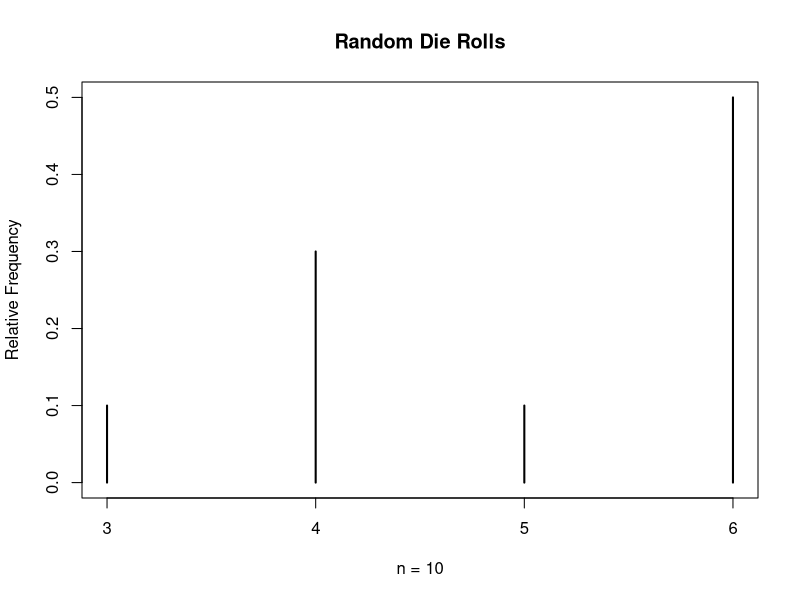
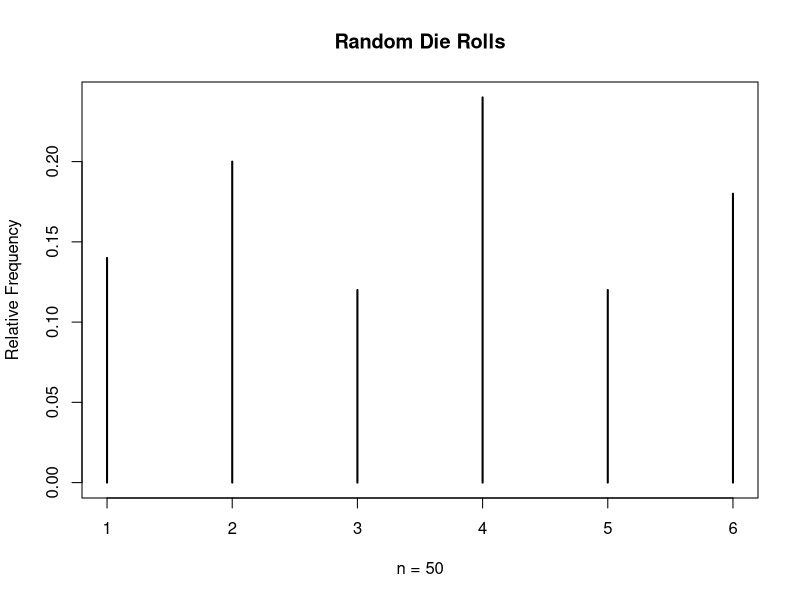
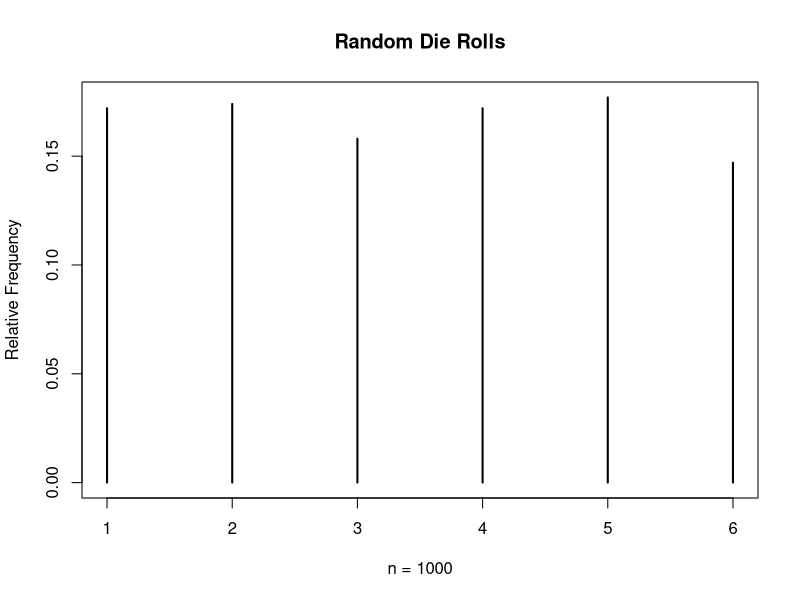
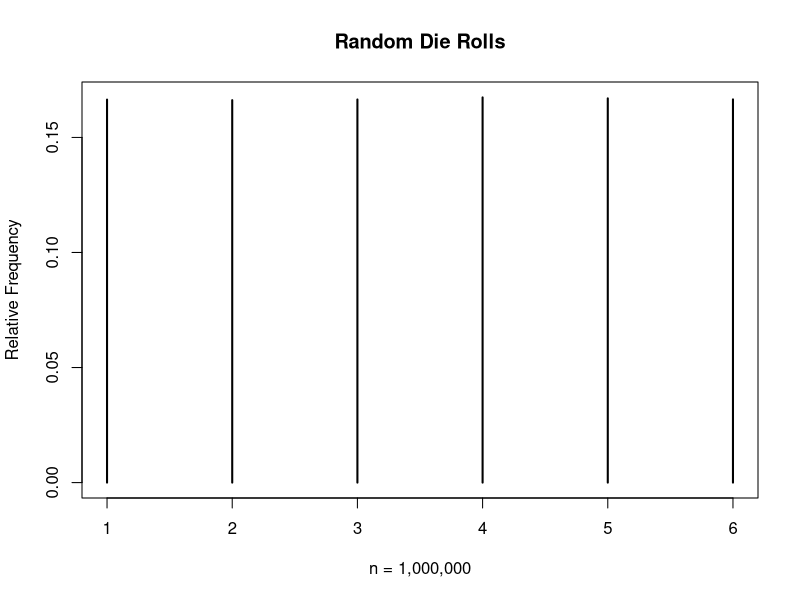

These charts were generated, in order, by the following R code:
die <- 1:6
set.seed(3201)
small <- sample(die, size = 10, replace = TRUE)
medium <- sample(die, size = 50, replace = TRUE)
large <- sample(die, size = 1000, replace = TRUE)
huge <- sample(die, size = 1000000, replace = TRUE)

plot(table(small)/10, xlab = 'n = 10', ylab = 'Relative Frequency', type = 'h', main = 'Random Die Rolls')

plot(table(medium)/50, xlab = 'n = 50', ylab = 'Relative Frequency', type = 'h', main = 'Random Die Rolls')

plot(table(large)/1000, xlab = 'n = 1000', ylab = 'Relative Frequency', type = 'h', main = 'Random Die Rolls')

plot(table(huge)/1000000, xlab = 'n = 1,000,000', ylab = 'Relative Frequency', type = 'h', main = 'Random Die Rolls')